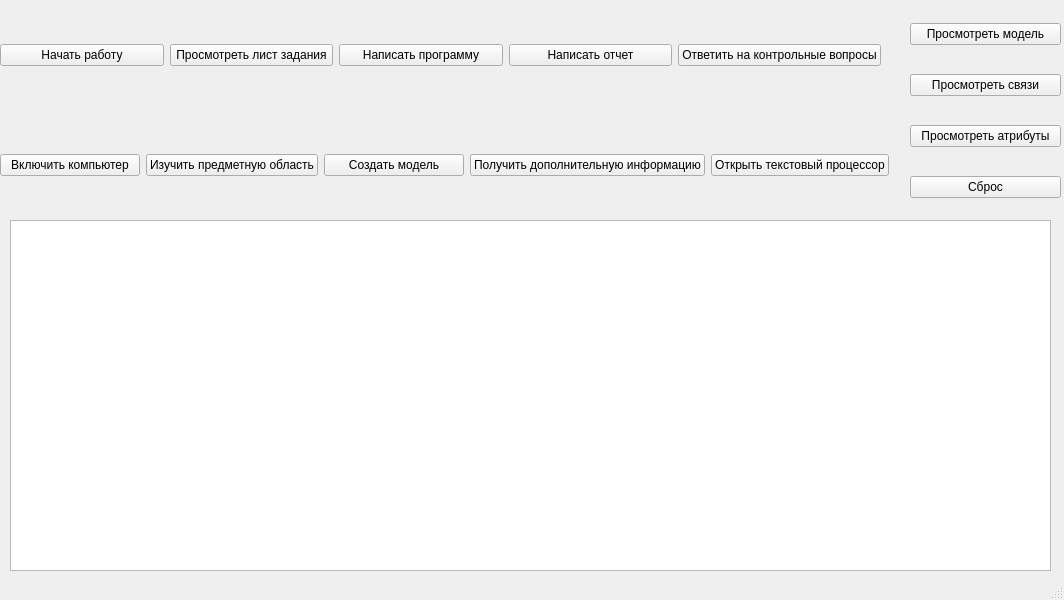
<?xml version="1.0" encoding="UTF-8"?>
<ui version="4.0">
 <class>MainWindow</class>
 <widget class="QMainWindow" name="MainWindow">
  <property name="geometry">
   <rect>
    <x>0</x>
    <y>0</y>
    <width>1064</width>
    <height>600</height>
   </rect>
  </property>
  <property name="windowTitle">
   <string>MainWindow</string>
  </property>
  <widget class="QWidget" name="centralwidget">
   <widget class="QWidget" name="horizontalLayoutWidget">
    <property name="geometry">
     <rect>
      <x>0</x>
      <y>0</y>
      <width>881</width>
      <height>111</height>
     </rect>
    </property>
    <layout class="QHBoxLayout" name="horizontalLayout_3">
     <item>
      <widget class="QPushButton" name="Student">
       <property name="text">
        <string>Начать работу</string>
       </property>
      </widget>
     </item>
     <item>
      <widget class="QPushButton" name="List">
       <property name="text">
        <string>Просмотреть лист задания</string>
       </property>
      </widget>
     </item>
     <item>
      <widget class="QPushButton" name="Programm">
       <property name="text">
        <string>Написать программу</string>
       </property>
      </widget>
     </item>
     <item>
      <widget class="QPushButton" name="Otchet">
       <property name="text">
        <string>Написать отчет</string>
       </property>
      </widget>
     </item>
     <item>
      <widget class="QPushButton" name="Question">
       <property name="text">
        <string>Ответить на контрольные вопросы</string>
       </property>
      </widget>
     </item>
    </layout>
   </widget>
   <widget class="QWidget" name="horizontalLayoutWidget_2">
    <property name="geometry">
     <rect>
      <x>0</x>
      <y>110</y>
      <width>889</width>
      <height>111</height>
     </rect>
    </property>
    <layout class="QHBoxLayout" name="horizontalLayout_5">
     <item>
      <widget class="QPushButton" name="PC">
       <property name="text">
        <string>Включить компьютер</string>
       </property>
      </widget>
     </item>
     <item>
      <widget class="QPushButton" name="PO">
       <property name="text">
        <string>Изучить предметную область</string>
       </property>
      </widget>
     </item>
     <item>
      <widget class="QPushButton" name="Model">
       <property name="text">
        <string>Создать модель</string>
       </property>
      </widget>
     </item>
     <item>
      <widget class="QPushButton" name="Info">
       <property name="text">
        <string>Получить дополнительную информацию</string>
       </property>
      </widget>
     </item>
     <item>
      <widget class="QPushButton" name="Word">
       <property name="text">
        <string>Открыть текстовый процессор</string>
       </property>
      </widget>
     </item>
    </layout>
   </widget>
   <widget class="QWidget" name="verticalLayoutWidget">
    <property name="geometry">
     <rect>
      <x>910</x>
      <y>0</y>
      <width>151</width>
      <height>221</height>
     </rect>
    </property>
    <layout class="QVBoxLayout" name="verticalLayout_3">
     <item>
      <widget class="QPushButton" name="view_model">
       <property name="text">
        <string>Просмотреть модель</string>
       </property>
      </widget>
     </item>
     <item>
      <widget class="QPushButton" name="links">
       <property name="text">
        <string>Просмотреть связи</string>
       </property>
      </widget>
     </item>
     <item>
      <widget class="QPushButton" name="atr">
       <property name="text">
        <string>Просмотреть атрибуты</string>
       </property>
      </widget>
     </item>
     <item>
      <widget class="QPushButton" name="reset">
       <property name="text">
        <string>Сброс</string>
       </property>
      </widget>
     </item>
    </layout>
   </widget>
   <widget class="QTextBrowser" name="textBrowser">
    <property name="geometry">
     <rect>
      <x>10</x>
      <y>220</y>
      <width>1041</width>
      <height>351</height>
     </rect>
    </property>
    <property name="tabletTracking">
     <bool>false</bool>
    </property>
   </widget>
  </widget>
  <widget class="QMenuBar" name="menubar">
   <property name="geometry">
    <rect>
     <x>0</x>
     <y>0</y>
     <width>1064</width>
     <height>26</height>
    </rect>
   </property>
  </widget>
  <widget class="QStatusBar" name="statusbar"/>
 </widget>
 <resources/>
 <connections/>
</ui>
